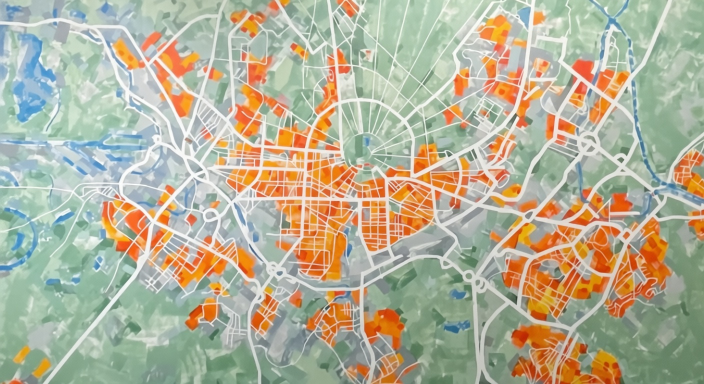
#> input picture img/map/blank.jpg, 1408 x 768 px (shown at 1/2 size)
$ python mapImgs.py --board ../img/map/blank.jpg --closeups ../img/map
#> lines starting #> are read from the running program, lines starting #| are printed output that depends on the picture; after the words box and inside, x2 and y2 are one past the last pixel; in counts of white or black regions, pixels touching at a corner belong together
#!/usr/bin/env python3
import os
import glob
import csv
import argparse
from dataclasses import dataclass

import cv2
import numpy as np


# -----------------------------
# Utils
# -----------------------------
def imread_rgb(path):
    img = cv2.imread(path, cv2.IMREAD_COLOR)
    if img is None:
        raise FileNotFoundError(path)
    return cv2.cvtColor(img, cv2.COLOR_BGR2RGB)

def rgb_to_gray(rgb):
    return cv2.cvtColor(rgb, cv2.COLOR_RGB2GRAY)

def clahe_gray(gray, clip=3.0, tile=(8, 8)):
    c = cv2.createCLAHE(clipLimit=clip, tileGridSize=tile)
    return c.apply(gray)

def resize_max_side(img, max_side):
    h, w = img.shape[:2]
    s = max(h, w)
    if s <= max_side:
        return img, 1.0
    scale = max_side / float(s)
    new = (int(round(w * scale)), int(round(h * scale)))
    return cv2.resize(img, new, interpolation=cv2.INTER_AREA), scale

def safe_mkdir(p):
    if p:
        os.makedirs(p, exist_ok=True)

@dataclass
class MatchResult:
    ok: bool
    x: float = np.nan
    y: float = np.nan
    inliers: int = 0
    matches: int = 0
    score: float = 0.0
    msg: str = ""


# -----------------------------
# Sticker isolation (optional but helpful)
# -----------------------------
def crop_largest_quad(gray):
    """
    Attempts to find the largest "paper-like" contour and returns a perspective-
    rectified crop. If it fails, returns the original gray and identity transform.
    """
    g = gray.copy()
    g = cv2.GaussianBlur(g, (5, 5), 0)
    # Edge-based since low contrast can break thresholding
    edges = cv2.Canny(g, 30, 120)

    # Close gaps
    k = cv2.getStructuringElement(cv2.MORPH_RECT, (7, 7))
    edges = cv2.morphologyEx(edges, cv2.MORPH_CLOSE, k, iterations=2)

    cnts, _ = cv2.findContours(edges, cv2.RETR_EXTERNAL, cv2.CHAIN_APPROX_SIMPLE)
    if not cnts:
        return gray, np.eye(3, dtype=np.float32)

    cnt = max(cnts, key=cv2.contourArea)
    area = cv2.contourArea(cnt)
    if area < 0.05 * gray.shape[0] * gray.shape[1]:
        # too small, probably noise
        return gray, np.eye(3, dtype=np.float32)

    peri = cv2.arcLength(cnt, True)
    approx = cv2.approxPolyDP(cnt, 0.02 * peri, True)

    if len(approx) < 4:
        return gray, np.eye(3, dtype=np.float32)

    # Use minAreaRect for robust quad
    rect = cv2.minAreaRect(cnt)
    box = cv2.boxPoints(rect).astype(np.float32)

    # Order points: tl, tr, br, bl
    s = box.sum(axis=1)
    diff = np.diff(box, axis=1).ravel()
    tl = box[np.argmin(s)]
    br = box[np.argmax(s)]
    tr = box[np.argmin(diff)]
    bl = box[np.argmax(diff)]
    src = np.array([tl, tr, br, bl], dtype=np.float32)

    # Target size
    w1 = np.linalg.norm(br - bl)
    w2 = np.linalg.norm(tr - tl)
    h1 = np.linalg.norm(tr - br)
    h2 = np.linalg.norm(tl - bl)
    W = int(round(max(w1, w2)))
    H = int(round(max(h1, h2)))
    W = max(W, 200)
    H = max(H, 200)

    dst = np.array([[0, 0], [W - 1, 0], [W - 1, H - 1], [0, H - 1]], dtype=np.float32)
    M = cv2.getPerspectiveTransform(src, dst)
    warped = cv2.warpPerspective(gray, M, (W, H), flags=cv2.INTER_CUBIC)
    return warped, M


# -----------------------------
# Feature extractor (SIFT if available, else AKAZE)
# -----------------------------
def make_detector():
    # Prefer SIFT (best for this), fallback to AKAZE
    if hasattr(cv2, "SIFT_create"):
        det = cv2.SIFT_create(nfeatures=6000)
        norm = cv2.NORM_L2
        is_binary = False
        return det, norm, is_binary
    det = cv2.AKAZE_create()
    norm = cv2.NORM_HAMMING
    is_binary = True
    return det, norm, is_binary

def make_matcher(norm, is_binary):
    if not is_binary:
        # FLANN for float descriptors
        index_params = dict(algorithm=1, trees=5)  # KDTree
        search_params = dict(checks=64)
        return cv2.FlannBasedMatcher(index_params, search_params)
    # Brute force is fine for binary
    return cv2.BFMatcher(norm, crossCheck=False)


# -----------------------------
# Main matching
# -----------------------------
def compute_features(det, gray):
    kps, des = det.detectAndCompute(gray, None)
    if des is None or len(kps) < 10:
        return [], None
    return kps, des

def project_center(H, w, h):
    pt = np.array([[[w / 2.0, h / 2.0]]], dtype=np.float32)
    out = cv2.perspectiveTransform(pt, H)[0, 0]
    return float(out[0]), float(out[1])

def match_closeup_to_board(board_gray, board_kp, board_des,
                           close_rgb, det, matcher,
                           ratio=0.75, ransac=5.0,
                           try_crop=True):
    close_gray = rgb_to_gray(close_rgb)
    close_gray = clahe_gray(close_gray)

    # Optional: rectify sticker region to get cleaner features
    if try_crop:
        warped, M_crop = crop_largest_quad(close_gray)
        warped = clahe_gray(warped)
        close_for_feats = warped
        # We later estimate H_warped->board. For center mapping in warped coords, that's enough.
    else:
        close_for_feats = close_gray

    kp2, des2 = compute_features(det, close_for_feats)
    if des2 is None:
        return MatchResult(False, msg="too_few_features")

    # knnMatch + Lowe ratio
    knn = matcher.knnMatch(des2, board_des, k=2)
    good = []
    for m_n in knn:
        if len(m_n) != 2:
            continue
        m, n = m_n
        if m.distance < ratio * n.distance:
            good.append(m)

    if len(good) < 12:
        return MatchResult(False, matches=len(good), msg="too_few_good_matches")

    src_pts = np.float32([kp2[m.queryIdx].pt for m in good]).reshape(-1, 1, 2)
    dst_pts = np.float32([board_kp[m.trainIdx].pt for m in good]).reshape(-1, 1, 2)

    H, mask = cv2.findHomography(src_pts, dst_pts, cv2.RANSAC, ransac)
    if H is None or mask is None:
        return MatchResult(False, matches=len(good), msg="homography_failed")

    inliers = int(mask.ravel().sum())
    if inliers < 10:
        return MatchResult(False, inliers=inliers, matches=len(good), msg="too_few_inliers")

    h, w = close_for_feats.shape[:2]
    x, y = project_center(H, w, h)

    # Simple confidence score: inliers * inlier_ratio
    score = float(inliers) * (float(inliers) / float(len(good)))

    return MatchResult(True, x=x, y=y, inliers=inliers, matches=len(good), score=score, msg="ok"), H, close_for_feats


def draw_debug(board_rgb, close_gray, H, out_path, x, y):
    dbg = board_rgb.copy()
    # draw projected center
    cv2.circle(dbg, (int(round(x)), int(round(y))), 16, (255, 0, 0), 3)

    # draw projected closeup corners
    h, w = close_gray.shape[:2]
    corners = np.array([[[0, 0]], [[w - 1, 0]], [[w - 1, h - 1]], [[0, h - 1]]], dtype=np.float32)
    proj = cv2.perspectiveTransform(corners, H).astype(int).reshape(-1, 2)
    cv2.polylines(dbg, [proj], True, (0, 255, 0), 3)

    cv2.imwrite(out_path, cv2.cvtColor(dbg, cv2.COLOR_RGB2BGR))


def main():
    ap = argparse.ArgumentParser()
    ap.add_argument("--board", required=True, help="Path to big board image")
    ap.add_argument("--closeups", required=True, help="Glob or folder for closeup images, e.g. 'closeups/*.jpg'")
    ap.add_argument("--out_csv", default="matches.csv")
    ap.add_argument("--debug_dir", default="", help="If set, writes debug overlay images here")
    ap.add_argument("--board_max_side", type=int, default=4096, help="Downscale board for speed (keeps coords in downscaled space)")
    ap.add_argument("--ratio", type=float, default=0.75)
    ap.add_argument("--ransac", type=float, default=5.0)
    ap.add_argument("--no_crop", action="store_true", help="Disable closeup quad-crop/rectification")
    args = ap.parse_args()

    safe_mkdir(args.debug_dir)

    board_rgb = imread_rgb(args.board)
#> in imread_rgb, img is the input picture: shape (768, 1408, 3); mean B, G, R 153, 176.3, 180.2
    board_rgb, s_board = resize_max_side(board_rgb, args.board_max_side)
#> s_board = 1
    board_gray = clahe_gray(rgb_to_gray(board_rgb))
#> in rgb_to_gray, `return cv2.cvtColor(rgb, cv2.COLOR_RGB2GRAY)`:
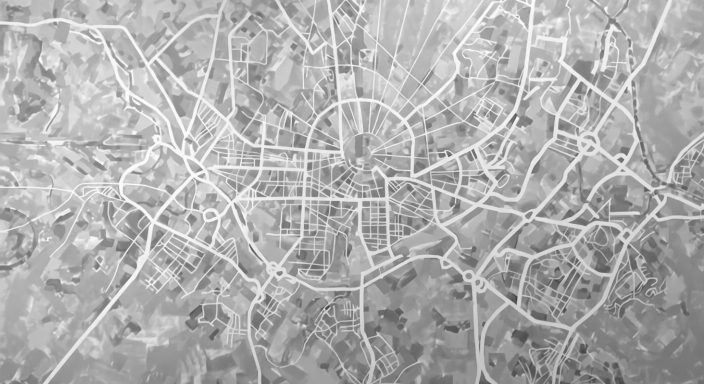
#> returned value: shape (768, 1408) (shown at 1/2 size); min 48, max 255, mean 174.8
#> in clahe_gray, `return c.apply(gray)`:
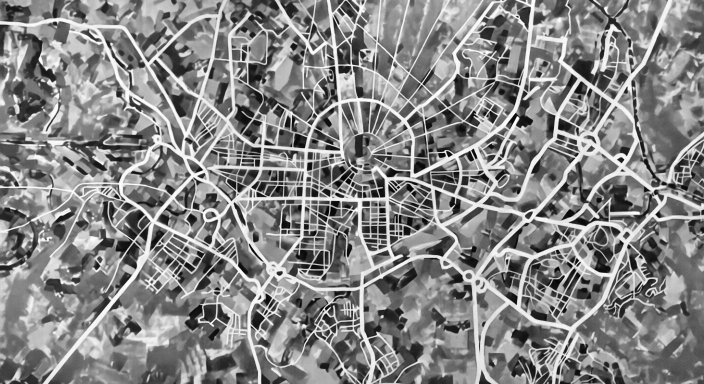
#> returned value: shape (768, 1408) (shown at 1/2 size); min 3, max 255, mean 134.7

    det, norm, is_binary = make_detector()
    matcher = make_matcher(norm, is_binary)

    board_kp, board_des = compute_features(det, board_gray)
#> in compute_features, `kps, des = det.detectAndCompute(gray, None)`: kps = 6000 keypoints; strongest (x, y, size): (1242, 320, 6.7), (559, 547, 6.4), (797, 375, 3.1), (1035, 238, 5.2)
#> board_kp has the same summary as kps in compute_features
    if board_des is None:
        raise RuntimeError("Could not compute features on board image")

    # Resolve closeups list
    closeup_paths = []
    if os.path.isdir(args.closeups):
        closeup_paths = sorted(glob.glob(os.path.join(args.closeups, "*.*")))
    else:
        closeup_paths = sorted(glob.glob(args.closeups))

    if not closeup_paths:
        raise RuntimeError("No closeup images found")

    rows = []
    for p in closeup_paths:
        try:
            close_rgb = imread_rgb(p)
        except Exception as e:
            rows.append([p, "", "", 0, 0, 0.0, f"read_error:{e}"])
            continue

        res = match_closeup_to_board(
            board_gray, board_kp, board_des,
            close_rgb, det, matcher,
            ratio=args.ratio, ransac=args.ransac,
            try_crop=not args.no_crop
        )
#> in crop_largest_quad, `edges = cv2.Canny(g, 30, 120)`:
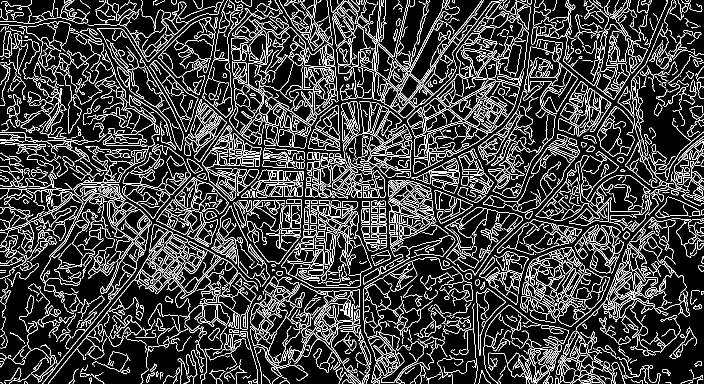
#> edges: shape (768, 1408) (shown at 1/2 size); 15.4% white in thin lines or dots
#> in crop_largest_quad, `edges = cv2.morphologyEx(edges, cv2.MORPH_CLOSE, k, iterations=2)`:
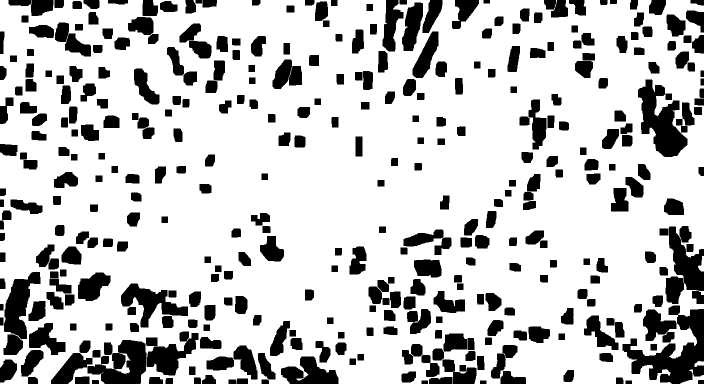
#> edges: shape (768, 1408) (shown at 1/2 size); 77.3% white; 379 black regions
#> in crop_largest_quad, `cnts, _ = cv2.findContours(edges, cv2.RETR_EXTERNAL, cv2.CHAIN_APPROX_..`: cnts = 4 contours; box (x1, y1, x2, y2) and area: (0, 0, 1408, 768) 1021878, (1361, 739, 1408, 768) 371, (1396, 512, 1408, 543) 168, (1389, 722, 1408, 734) 128
#> in crop_largest_quad, `cnt = max(cnts, key=cv2.contourArea)`: cnt = contour of 1564 points, box (x1, y1, x2, y2) (0, 0, 1408, 768), area 1021878
#> in crop_largest_quad, `area = cv2.contourArea(cnt)`: area = 1021878
#> in crop_largest_quad, `peri = cv2.arcLength(cnt, True)`: peri = 8263.7
#> in crop_largest_quad, `approx = cv2.approxPolyDP(cnt, 0.02 * peri, True)`: approx = [[0, 0], [0, 767], [1393, 686], [1407, 11]]
#> in crop_largest_quad, `rect = cv2.minAreaRect(cnt)`: rect = ((703.5, 383.5), (767, 1407), -90)
#> in crop_largest_quad, `box = cv2.boxPoints(rect).astype(np.float32)`: box = [[1407, 767], [-2.35e-14, 767], [0, 0], [1407, 0]]
#> in crop_largest_quad, `s = box.sum(axis=1)`: s = [2174, 767, 0, 1407]
#> in crop_largest_quad, `diff = np.diff(box, axis=1).ravel()`: diff = [-640, 767, 0, -1407]
#> in crop_largest_quad, `tl = box[np.argmin(s)]`: tl = [0, 0]
#> in crop_largest_quad, `br = box[np.argmax(s)]`: br = [1407, 767]
#> in crop_largest_quad, `tr = box[np.argmin(diff)]`: tr = [1407, 0]
#> in crop_largest_quad, `bl = box[np.argmax(diff)]`: bl = [-2.35e-14, 767]
#> in crop_largest_quad, `src = np.array([tl, tr, br, bl], dtype=np.float32)`: src = [[0, 0], [1407, 0], [1407, 767], [-2.35e-14, 767]]
#> in crop_largest_quad, `w1 = np.linalg.norm(br - bl)`: w1 = 1407
#> in crop_largest_quad, `h1 = np.linalg.norm(tr - br)`: h1 = 767
#> in crop_largest_quad, `W = int(round(max(w1, w2)))`: W = 1407
#> in crop_largest_quad, `H = int(round(max(h1, h2)))`: H = 767
#> in crop_largest_quad, `dst = np.array([[0, 0], [W - 1, 0], [W - 1, H - 1], [0, H - 1]], dtype..`: dst = [[0, 0], [1406, 0], [1406, 766], [0, 766]]
#> in crop_largest_quad, `M = cv2.getPerspectiveTransform(src, dst)`: M = [[0.999, 3.06e-17, 0], [0, 0.999, 0], [0, 2.18e-20, 1]]
#> in crop_largest_quad, `warped = cv2.warpPerspective(gray, M, (W, H), flags=cv2.INTER_CUBIC)`:
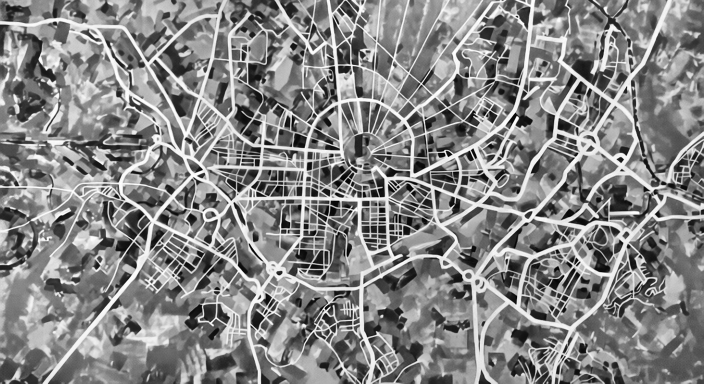
#> warped: shape (767, 1407) (shown at 1/2 size); min 0, max 255, mean 134.7
#> in match_closeup_to_board, `warped, M_crop = crop_largest_quad(close_gray)`: M_crop has the same summary as M in crop_largest_quad
#> call 3 of clahe_gray, with clip = 3, tile = (8, 8)
#> in clahe_gray (call 3), `return c.apply(gray)`:
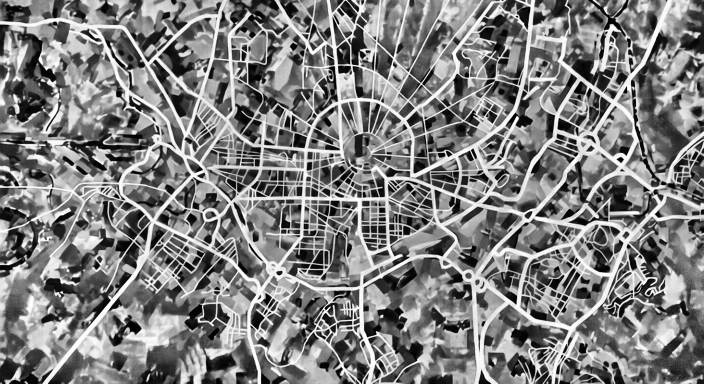
#> returned value: shape (767, 1407) (shown at 1/2 size); min 0, max 255, mean 127.9
#> in compute_features (call 2), `kps, des = det.detectAndCompute(gray, None)`: kps = 6000 keypoints; strongest (x, y, size): (1241, 319, 6.7), (559, 546, 6.4), (1034, 33, 2.3), (764, 632, 4.2)
#> in match_closeup_to_board, `kp2, des2 = compute_features(det, close_for_feats)`: kp2 has the same summary as kps in compute_features
#> in match_closeup_to_board, `knn = matcher.knnMatch(des2, board_des, k=2)`: knn = 6000 matches
#> after the loop in match_closeup_to_board, `for m_n in knn:`: good = 4229 matches
#> in match_closeup_to_board, `H, mask = cv2.findHomography(src_pts, dst_pts, cv2.RANSAC, ransac)`: H = [[1, 0.000123, 0.0247], [-2.31e-05, 1, 0.0488], [-3.62e-08, 1.3e-07, 1]]; mask = 4229 values, max 1 at index 0, min 0 at index 63, mean 0.992
#> in match_closeup_to_board, `inliers = int(mask.ravel().sum())`: inliers = 4194
#> in project_center, `out = cv2.perspectiveTransform(pt, H)[0, 0]`: out = [704, 384]
#> in match_closeup_to_board, `x, y = project_center(H, w, h)`: x = 704; y = 384
#> in match_closeup_to_board, `score = float(inliers) * (float(inliers) / float(len(good)))`: score = 4159.3

        # match_closeup_to_board returns either MatchResult or (MatchResult, H, close_gray)
        if isinstance(res, tuple):
            mr, H, close_used = res
        else:
            mr, H, close_used = res, None, None

        rows.append([p, mr.x, mr.y, mr.inliers, mr.matches, mr.score, mr.msg])

        if args.debug_dir and mr.ok and H is not None:
            out_img = os.path.join(args.debug_dir, os.path.basename(p) + "_overlay.jpg")
            draw_debug(board_rgb, close_used, H, out_img, mr.x, mr.y)
#> pass 2 of the loop in main, `for p in closeup_paths:`:
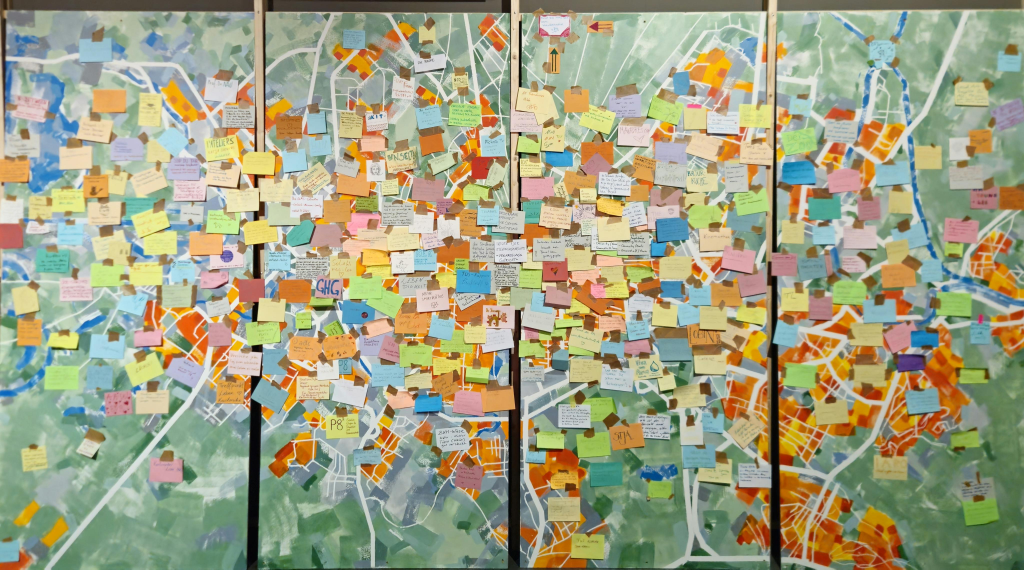
#> input picture img/map/useumMap.jpg, 4096 x 2277 px (shown at 1/4 size)
#> in imread_rgb, img is the input picture: shape (2277, 4096, 3); mean B, G, R 131.2, 160.9, 160.4
#> g: shape (2277, 4096)
#> in crop_largest_quad (call 2), `edges = cv2.morphologyEx(edges, cv2.MORPH_CLOSE, k, iterations=2)`:
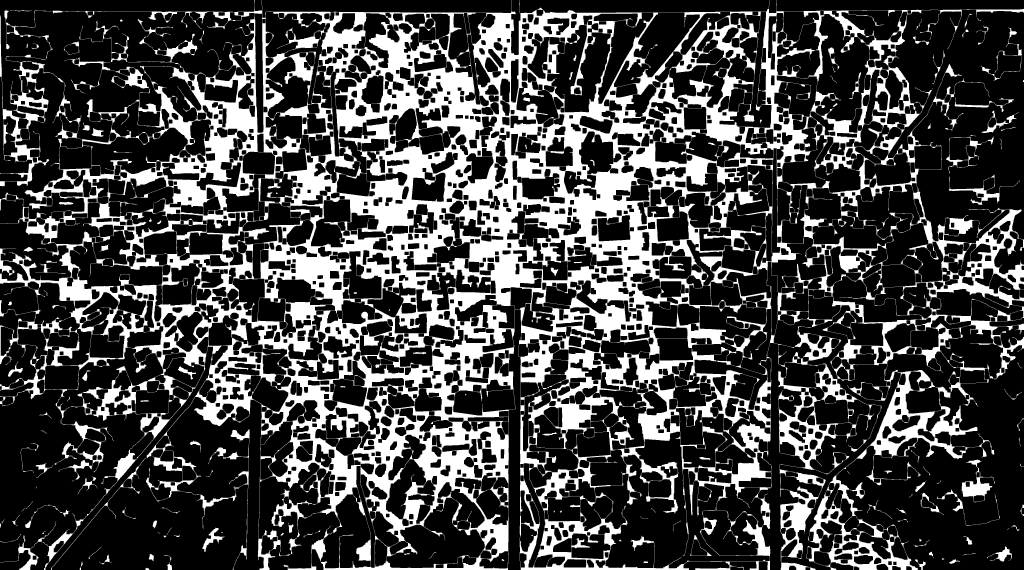
#> edges: shape (2277, 4096) (shown at 1/4 size); 27.1% white; 163 white regions (7 under 20 px)
#> cnts = 100 contours, 20 with area under 20; largest, box (x1, y1, x2, y2) and area: (0, 0, 4096, 2277) 7260604, (3785, 545, 3976, 695) 9874, (3846, 1838, 3979, 2009) 7523, (768, 1716, 999, 2277) 6562, (3794, 698, 4080, 820) 5559
#> cnt = contour of 15478 points, box (x1, y1, x2, y2) (0, 0, 4096, 2277), area 7260604
#> area = 7260603.5
#> peri = 61222.4
#> approx = [[0, 62], [176, 2276], [3976, 1816], [4095, 35]]
#> rect = ((2047.5, 1138), (2276, 4095), -90)
#> box = [[4095, 2276], [-6.97e-14, 2276], [0, 0], [4095, 0]]
#> in crop_largest_quad (call 2), `s = box.sum(axis=1)`: s = [6371, 2276, 0, 4095]
#> diff = [-1819, 2276, 0, -4095]
#> br = [4095, 2276]
#> tr = [4095, 0]
#> bl = [-6.97e-14, 2276]
#> src = [[0, 0], [4095, 0], [4095, 2276], [-6.97e-14, 2276]]
#> w1 = 4095
#> h1 = 2276
#> W = 4095
#> in crop_largest_quad (call 2), `H = int(round(max(h1, h2)))`: H = 2276
#> dst = [[0, 0], [4094, 0], [4094, 2275], [0, 2275]]
#> M = [[1, 3.06e-17, 0], [0, 1, 0], [4.88e-20, 7.48e-21, 1]]
#> warped: shape (2276, 4095)
#> in clahe_gray (call 5), `return c.apply(gray)`:
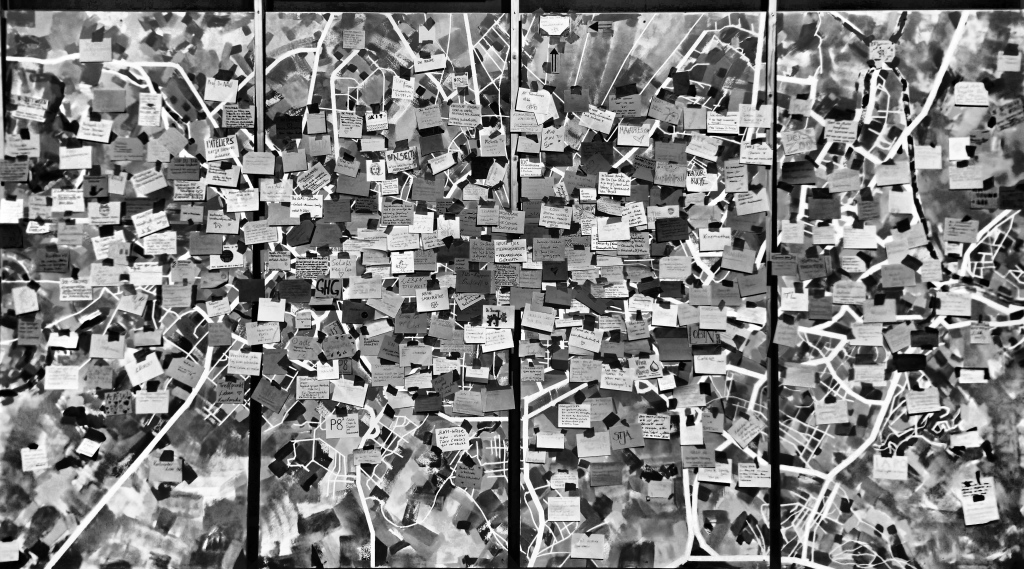
#> returned value: shape (2276, 4095) (shown at 1/4 size); min 0, max 255, mean 128.2
#> kps = 6000 keypoints; strongest (x, y, size): (1773, 1752, 3.1), (1473, 476, 2.3), (2403, 454, 2.5), (1045, 1091, 3)
#> kp2 has the same summary as kps in compute_features
#> after the loop in match_closeup_to_board (call 2), `for m_n in knn:`: good = 256 matches
#> src_pts = 256 rows, first 8: [1175.5, 1777.8], [3513.9, 365.1], [1181.9, 1765], [3497.2, 1637.3], [3492.3, 396.7], [3490.3, 284.1], [3480, 517.8], [3480, 517.8]
#> dst_pts = 256 rows, first 8: [405.3, 614.6], [1221.8, 95.03], [406.6, 609.5], [1209.3, 559.7], [1213.9, 106.2], [1214, 64.62], [1208.7, 151], [1208.7, 151]
#> in main, `mr, H, close_used = res`: H = [[0.354, 0.0079, -6.06], [0.000369, 0.379, -44.25], [2.33e-06, 1.36e-05, 1]]

    # Write CSV (coords are in the possibly-downscaled board coordinate system)
    with open(args.out_csv, "w", newline="", encoding="utf-8") as f:
        w = csv.writer(f)
        w.writerow(["closeup_path", "x_board", "y_board", "inliers", "good_matches", "score", "status"])
        w.writerows(rows)

    print(f"Wrote: {args.out_csv}")
    if args.debug_dir:
        print(f"Debug overlays in: {args.debug_dir}")
    if s_board != 1.0:
        print(f"NOTE: board was downscaled by {s_board:.4f}. Multiply x/y by {1.0/s_board:.4f} to map to original board pixels.")


if __name__ == "__main__":
    main()
